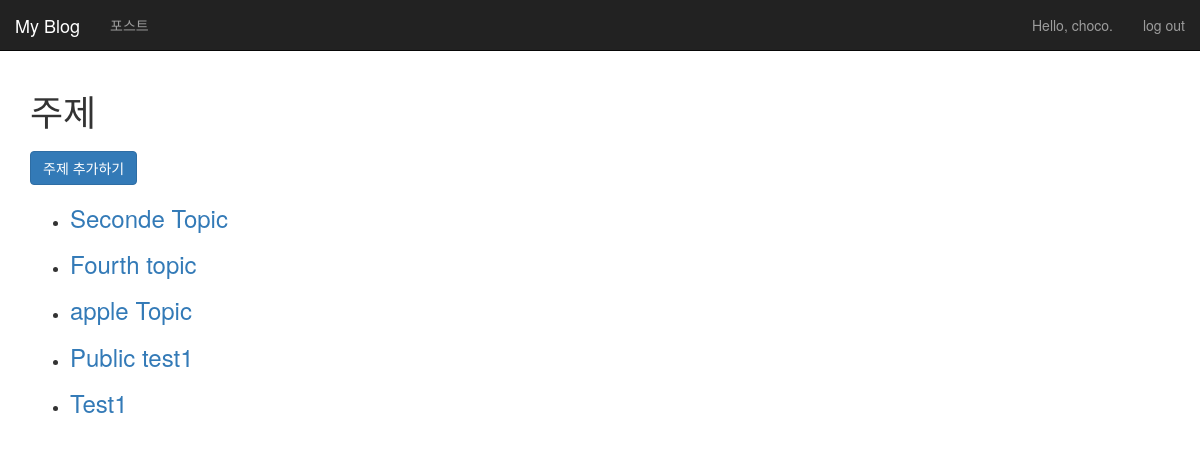
The app's page /topics/ (signed in) with its own data.
### my_blog/models.py (models this page shows)
class Topic(models.Model):
    text = models.CharField(max_length=200)
    date_added = models.DateTimeField(auto_now_add=True)
    owner = models.ForeignKey(User, on_delete= models.CASCADE)
    public = models.BooleanField(default=False)
    def __str__(self):
        return self.text

### my_blog/views.py (the view)
# urls.py: re_path(r'^topics/$', views.topics, name='topics'),
def topics(request):
    topics = _get_topics_For_user(request.user).order_by('date_added')
    form = TopicForm()
    context = {'topics': topics, 'form':form}
    return render(request, 'my_blog/topics.html', context)

### my_blog/views.py (called while the page is built)
def _get_topics_For_user(user):
    q = Q(public=True)
    if user.is_authenticated:
        q = q | Q(public=False, owner=user)
    return Topic.objects.filter(q)

### my_blog/templates/my_blog/topics.html
{% extends "my_blog/base.html" %}
{% load bootstrap3 %}
{% block header %}
  <h1>주제</h1>
  <small>
    <h3><a href="{% url 'my_blog:new_topic' %}">
      <button name="submit" class="btn btn-primary">
        주제 추가하기</button></a></h3>
  </small>
{% endblock %}
{% block content %}
  <ul>
    {% for topic in topics %}
    <li>
      <h3>
        <a href="{% url 'my_blog:topic' topic.id %}">{{ topic }}</a>
      </h3>
    </li>
    {% empty %}
      <li>아무것도 없지롱!</li>
    {% endfor %}
  </ul>
{% endblock %}

### my_blog/templates/my_blog/base.html (shortened to what this page needs)
{% load bootstrap3 %}
{% load static %}
<!DOCTYPE html>
<html lang='ko'>
  <head>
    {% bootstrap_css %}
    <link rel="stylesheet" href="{% static 'css/blog.css' %}">
  </head>
  <body>
    <nav class="navbar navbar-inverse navbar-static-top">
      <div class="container-fluid">
        <div class="navbar-header">
          <a href="{% url 'my_blog:index' %}" class="navbar-brand">
            My Blog
          </a>
        </div>
        <div id="navbar" class="navbar-collapse collapse">
          <ul class="nav navbar-nav">
            <li>
              <a href="{% url 'my_blog:topics' %}">포스트</a>
            </li>
          </ul>
          <ul class="nav navbar-nav navbar-right">
            {% if user.is_authenticated %}
            <li><a href="{% url 'my_blog:profile' user.id %}"
              >Hello, {{ user.username }}.</a></li>
            <li><a href="{% url 'users:logout' %}">log out</a></li>
            {% else %}
              <li><a href="{% url 'users:register' %}">회원가입</a></li>
              <li><a href="{% url 'users:login' %}">log in</a></li>
            {% endif %}
          </ul>
        </div>
      </div>
    </nav>
    <div class="container">
      <div clas="page-header">
        {% block header %}{% endblock %}
      </div>
      <div>
        {% block content %}{% endblock %}
      </div>
    </div>
  </body>
</html>

### records on screen
Topic: text "Seconde Topic"
Topic: text "Fourth topic"
Topic: text "apple Topic"
Topic: text "Public test1"
Topic: text "Test1"

### other values on screen
{{ user.username }} "choco"
